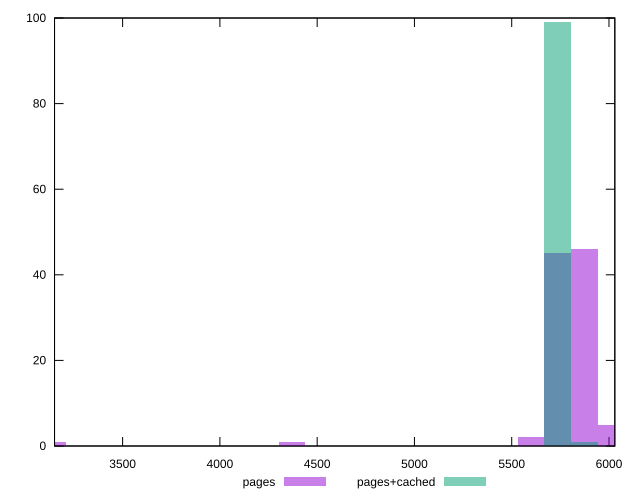

This figure's gnuplot source:
reset

$pages <<EOF
4370.843170944608 1
5873.320510956816 46
6009.909360048836 5
5736.731661864797 45
5600.142812772779 2
3141.5435291164367 1
EOF

$pagesCached <<EOF
5873.320510956816 1
5736.731661864797 99
EOF

set key outside below
set boxwidth 136.588849092019
set xrange [3150:6030]
set yrange [0:100]
set trange [0:100]
set style fill transparent solid 0.5 noborder
set terminal svg size 640, 500 enhanced background rgb 'white'
set output "reprap/uses-text-compression/comparison/histogram/1_vs_2.svg"

plot $pages title "pages" with boxes, \
     $pagesCached title "pages+cached" with boxes

reset
